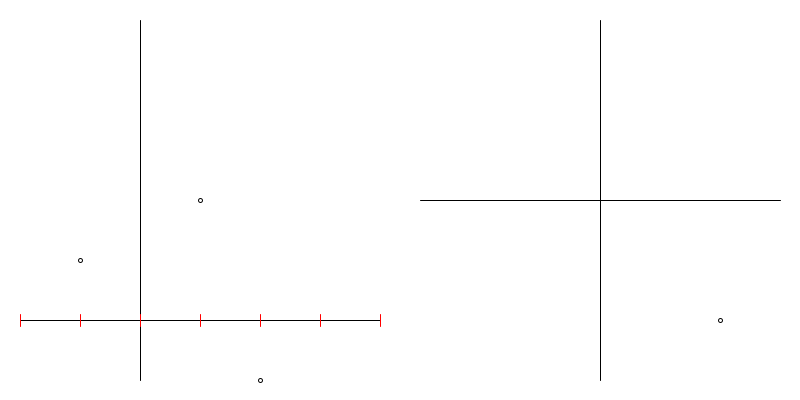
Frame 1 (no input)
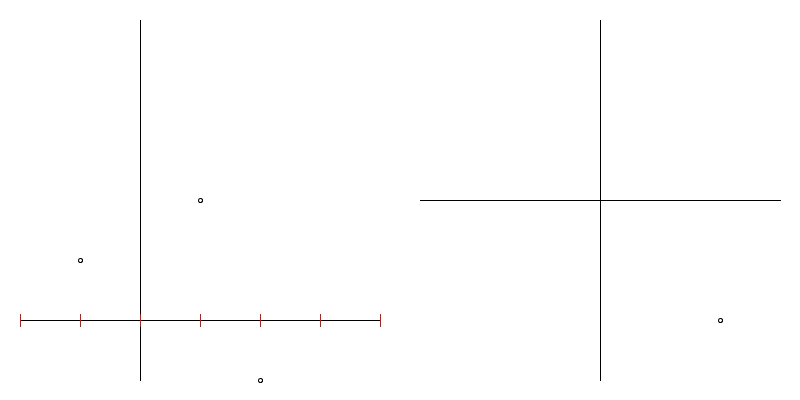
Frame 2 (the mouse pressed at the canvas centre, redrawn once)

The Processing sketch that drew these frames (run headless with seeded random() and noise(); the mouse was pressed at the canvas centre and the sketch redrawn once):

// Processing sketch: z__und_w_Ebene
// ── z__und_w_Ebene.pde
void setup() {
  size(800, 400);
  background(255);
  noLoop();
}

float w = 800;
float h = 400;
float d = 20; // Abstand vom Rand
float zx = d;
float zy = d;
float zw = w/2 - 2*d; // halbe Breite - 2*Rand
float zh = h - 2*d;

float za_min = -2;
float za_max = 4;
float zb_min = -1;
float zb_max = 5;

// Dasselbe nochmal für die w-Ebene
float wx = w/2 + d;
float wy = d;
float ww = zw;
float wh = zh;

float wa_min = -3;
float wa_max = 3;
float wb_min = -3;
float wb_max = 3;

float xz(float a)
{
  float t = (a - za_min) / (za_max - za_min);
  return zx + t * zw;
}

float xw(float a)
{
  float t = (a - wa_min) / (wa_max - wa_min);
  return wx + t * ww;
}
float yz(float b)
{
  float t = (b - zb_min) / (zb_max - zb_min);
  return zy + zh - t * zh;
}

float yw(float b)
{
  float t = (b - wb_min) / (wb_max - wb_min);
  return wy + wh - t * ww;
}
  
  
void draw()
{
  // Koordinatenachsen
  // z-Ebene
  line( xz(0), zy, xz(0), zy + zh);
  line(zx, yz(0), zx + zw, yz(0));
  
  // w-Ebene
  line( xw(0), wy, xw(0), wy + wh);
  line(wx, yw(0), wx + ww, yw(0)); 
  
  for(int i = 0; i < 7; i++)
  {
    float a = i - 2;
    // float b = ...;
    
    // rot
    stroke(255, 0, 0);
    line( xz(a), yz(-0.1), xz(a), yz(0.1) );
  }
  
  // schwarz
  stroke(0);
  // z = 1 + 2i
  circle( xz(1), yz(2), 4);
  // z = -1 + i
  circle( xz(-1), yz(1), 4);
  // z = 2 - i
  circle( xz(2), yz(-1), 4);
  
  // w = 2 - 2i
  circle( xw(2), yw(-2), 4 );
  
}
